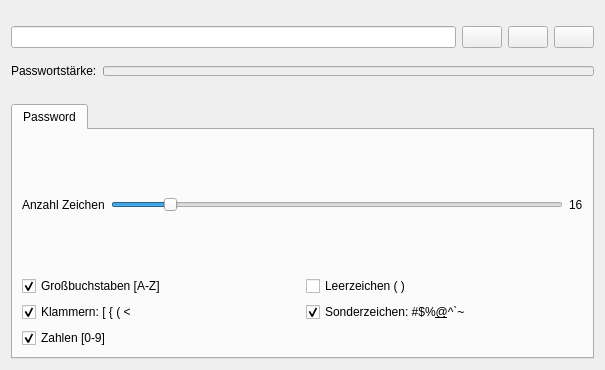
<?xml version="1.0" encoding="UTF-8"?>
<ui version="4.0">
 <class>PasswordGeneratorFrame</class>
 <widget class="QFrame" name="PasswordGeneratorFrame">
  <property name="geometry">
   <rect>
    <x>0</x>
    <y>0</y>
    <width>605</width>
    <height>370</height>
   </rect>
  </property>
  <property name="minimumSize">
   <size>
    <width>605</width>
    <height>370</height>
   </size>
  </property>
  <property name="windowTitle">
   <string>Frame</string>
  </property>
  <layout class="QHBoxLayout" name="horizontalLayout_9">
   <item>
    <layout class="QVBoxLayout" name="verticalLayout_4">
     <item>
      <layout class="QVBoxLayout" name="verticalLayout">
       <property name="bottomMargin">
        <number>20</number>
       </property>
       <item>
        <layout class="QHBoxLayout" name="horizontalLayout">
         <property name="topMargin">
          <number>15</number>
         </property>
         <property name="bottomMargin">
          <number>10</number>
         </property>
         <item>
          <widget class="QLineEdit" name="passwordLineEdit">
           <property name="enabled">
            <bool>true</bool>
           </property>
           <property name="frame">
            <bool>true</bool>
           </property>
           <property name="echoMode">
            <enum>QLineEdit::Password</enum>
           </property>
           <property name="clearButtonEnabled">
            <bool>false</bool>
           </property>
          </widget>
         </item>
         <item>
          <widget class="QPushButton" name="echoButton">
           <property name="text">
            <string/>
           </property>
           <property name="icon">
            <iconset>
             <normaloff>../img/password-show-on.svg</normaloff>
             <normalon>../img/password-show-off.svg</normalon>../img/password-show-on.svg</iconset>
           </property>
           <property name="checkable">
            <bool>true</bool>
           </property>
          </widget>
         </item>
         <item>
          <widget class="QPushButton" name="refreshButton">
           <property name="text">
            <string/>
           </property>
           <property name="icon">
            <iconset>
             <normaloff>../img/refresh.svg</normaloff>../img/refresh.svg</iconset>
           </property>
          </widget>
         </item>
         <item>
          <widget class="QPushButton" name="copyToClipboardButton">
           <property name="text">
            <string/>
           </property>
           <property name="icon">
            <iconset>
             <normaloff>../img/clipboard-text.svg</normaloff>../img/clipboard-text.svg</iconset>
           </property>
          </widget>
         </item>
        </layout>
       </item>
       <item>
        <layout class="QHBoxLayout" name="horizontalLayout_2">
         <item>
          <widget class="QLabel" name="label_2">
           <property name="text">
            <string>Passwortstärke:</string>
           </property>
          </widget>
         </item>
         <item>
          <widget class="QProgressBar" name="passwordStrengthProgressBar">
           <property name="enabled">
            <bool>false</bool>
           </property>
           <property name="minimumSize">
            <size>
             <width>222</width>
             <height>10</height>
            </size>
           </property>
           <property name="maximumSize">
            <size>
             <width>16777215</width>
             <height>10</height>
            </size>
           </property>
           <property name="autoFillBackground">
            <bool>false</bool>
           </property>
           <property name="value">
            <number>0</number>
           </property>
           <property name="textVisible">
            <bool>true</bool>
           </property>
           <property name="invertedAppearance">
            <bool>false</bool>
           </property>
           <property name="textDirection">
            <enum>QProgressBar::BottomToTop</enum>
           </property>
           <property name="format">
            <string/>
           </property>
          </widget>
         </item>
        </layout>
       </item>
      </layout>
     </item>
     <item>
      <widget class="QTabWidget" name="tabWidget">
       <property name="sizePolicy">
        <sizepolicy hsizetype="MinimumExpanding" vsizetype="MinimumExpanding">
         <horstretch>0</horstretch>
         <verstretch>0</verstretch>
        </sizepolicy>
       </property>
       <property name="currentIndex">
        <number>0</number>
       </property>
       <widget class="QWidget" name="tab">
        <attribute name="title">
         <string>Password</string>
        </attribute>
        <layout class="QVBoxLayout" name="verticalLayout_2">
         <item>
          <layout class="QHBoxLayout" name="horizontalLayout_3">
           <item>
            <widget class="QLabel" name="label_4">
             <property name="text">
              <string>Anzahl Zeichen</string>
             </property>
            </widget>
           </item>
           <item>
            <widget class="QSlider" name="passwordLengthSlider">
             <property name="minimum">
              <number>1</number>
             </property>
             <property name="maximum">
              <number>128</number>
             </property>
             <property name="value">
              <number>16</number>
             </property>
             <property name="sliderPosition">
              <number>16</number>
             </property>
             <property name="orientation">
              <enum>Qt::Horizontal</enum>
             </property>
            </widget>
           </item>
           <item>
            <widget class="QLabel" name="passwordLengthLabel">
             <property name="text">
              <string>16</string>
             </property>
            </widget>
           </item>
          </layout>
         </item>
         <item>
          <layout class="QHBoxLayout" name="horizontalLayout_6">
           <item>
            <widget class="QCheckBox" name="capitalLettersCheckBox">
             <property name="text">
              <string>Großbuchstaben [A-Z]</string>
             </property>
             <property name="checked">
              <bool>true</bool>
             </property>
            </widget>
           </item>
           <item>
            <widget class="QCheckBox" name="spacesCheckBox">
             <property name="text">
              <string>Leerzeichen ( )</string>
             </property>
            </widget>
           </item>
          </layout>
         </item>
         <item>
          <layout class="QHBoxLayout" name="horizontalLayout_7">
           <item>
            <widget class="QCheckBox" name="bracketsCheckBox">
             <property name="text">
              <string>Klammern: [ { ( &lt;</string>
             </property>
             <property name="checked">
              <bool>true</bool>
             </property>
            </widget>
           </item>
           <item>
            <widget class="QCheckBox" name="specialCharactersCheckBox">
             <property name="text">
              <string>Sonderzeichen: #$%&amp;@^`~</string>
             </property>
             <property name="checked">
              <bool>true</bool>
             </property>
            </widget>
           </item>
          </layout>
         </item>
         <item>
          <layout class="QHBoxLayout" name="horizontalLayout_8">
           <item>
            <widget class="QCheckBox" name="numbersCheckBox">
             <property name="text">
              <string>Zahlen [0-9]</string>
             </property>
             <property name="checked">
              <bool>true</bool>
             </property>
            </widget>
           </item>
          </layout>
         </item>
        </layout>
       </widget>
      </widget>
     </item>
    </layout>
   </item>
  </layout>
 </widget>
 <resources/>
 <connections/>
</ui>
